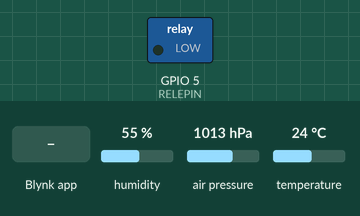
This sketch was run on a simulated ESP32. On the bench: switched loads named in the sketch (green lamp = pin HIGH). The test bench sets the inputs (shaded band); at power-on: humidity 55 %, air pressure 1013 hPa, temperature 24 °C. WiFi joins after 1.5 s; servers stay silent unless stated; what the sketch prints to the serial monitor is not drawn.

Above: at 3.0 s.
3.1 s: Blynk app writes 1 to V4
At 4.2 s:
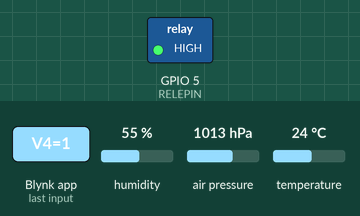
4.6 s: Blynk app writes 0 to V4
At 5.3 s:
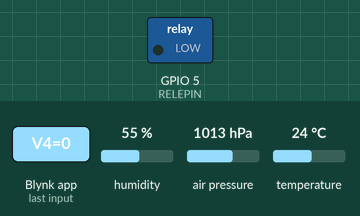
Timing chart, 0 to 7.6 s (numbered marks = the images above; inputs shaded):
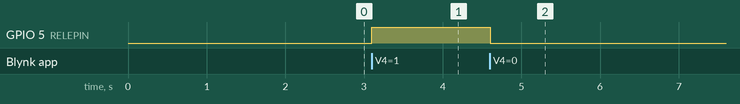

The sketch:

blynk_ventilador.ino
```cpp
#define BLYNK_TEMPLATE_ID "TMPL208Sd1kkf"
#define BLYNK_TEMPLATE_NAME "Control de ventilador"
#define BLYNK_AUTH_TOKEN "HfRFcFrBIHsxaYn_ptcJWL25e_t1Y1wz"

#include <WiFi.h>
#include <BlynkSimpleEsp32.h>
#include <Wire.h>
#include <Adafruit_Sensor.h>
#include <Adafruit_BME280.h>

#define RELEPIN 5

#define WIFI_SSID "Prueba"
#define WIFI_PASSWORD "pollofrito"
#define WIFI_CHANNEL 6
#define BME_SDA 21
#define BME_SCL 22


// Credenciales de Blynk
char auth[] = BLYNK_AUTH_TOKEN;
char ssid[] = WIFI_SSID;
char pass[] = WIFI_PASSWORD;

BlynkTimer timer;
Adafruit_BME280 bme;

void sendSensorData() {
  float temp = bme.readTemperature();
  float humidity = bme.readHumidity();
  float pressure = bme.readPressure() / 100.0F; // hPa

  Blynk.virtualWrite(V1, temp);
  Blynk.virtualWrite(V2, humidity);
  Blynk.virtualWrite(V3, pressure);

  // Encender RELE si la temperatura supera 28°C
  if (temp > 28) {
    //digitalWrite(LEDPIN, HIGH);
    Blynk.virtualWrite(V4, 1);
  } else {

    Blynk.virtualWrite(V4, 0);
  }

  Blynk.syncVirtual(V4);
}
int overRide = 0;
BLYNK_WRITE(V4) {
  if (param.asInt() == 1) {
    overRide = HIGH;
  } else {
    overRide = LOW;
  }
  digitalWrite(RELEPIN, overRide);
}
void setup() {
  Serial.begin(115200);
  setupWifi();
  pinMode(RELEPIN, OUTPUT);
  digitalWrite(RELEPIN, LOW);
  Wire.begin(BME_SDA, BME_SCL);
  if (!bme.begin(0x76)) {
    Serial.println("No se encontró el BME280. Revisa conexiones!");
    while (1);
  }
  Blynk.begin(auth, ssid, pass);

  timer.setInterval(2000L, sendSensorData);
}

void loop() {
  Blynk.run();
  timer.run();
}

void setupWifi() {
  WiFi.begin(WIFI_SSID, WIFI_PASSWORD, WIFI_CHANNEL);
  Serial.print("Connecting to WiFi ");
  Serial.print(WIFI_SSID);
  while (WiFi.status() != WL_CONNECTED) {
    delay(100);
    Serial.print(".");
  }
  Serial.println(" Connected!");

  Serial.print("IP address: ");
  Serial.println(WiFi.localIP());
}
```

Measured:
- after the input at 3.1 s, GPIO 5 (RELEPIN): LOW → HIGH at once
- after the input at 4.6 s, GPIO 5 (RELEPIN): HIGH → LOW at once
